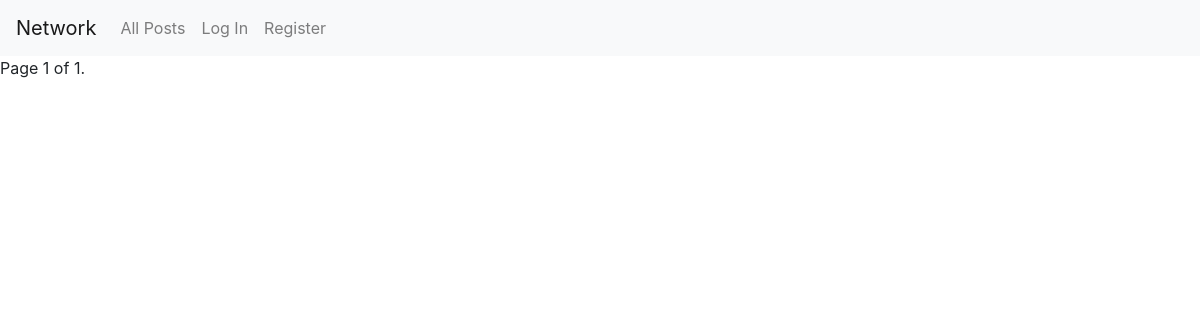
The app's page /, older data.
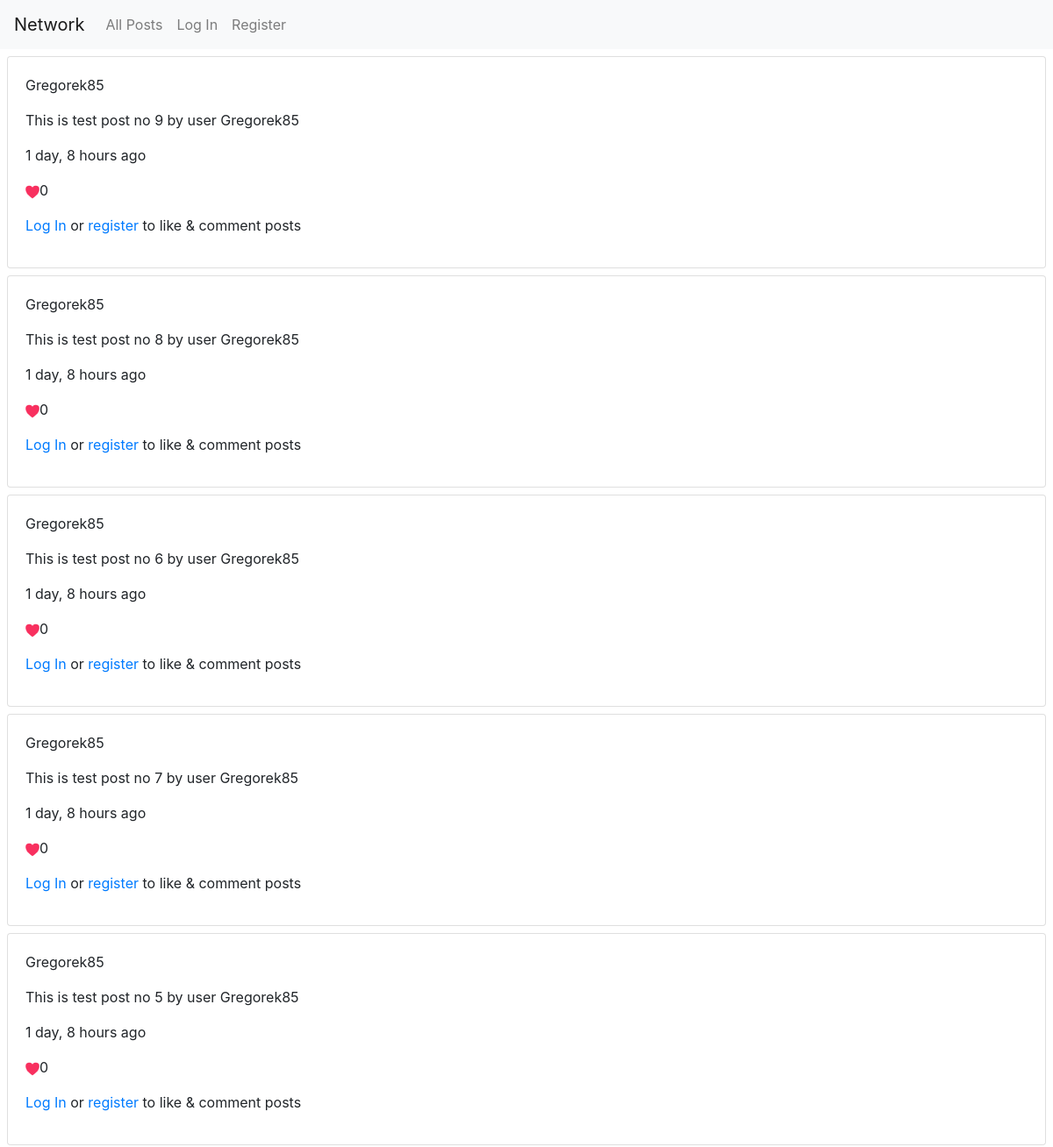
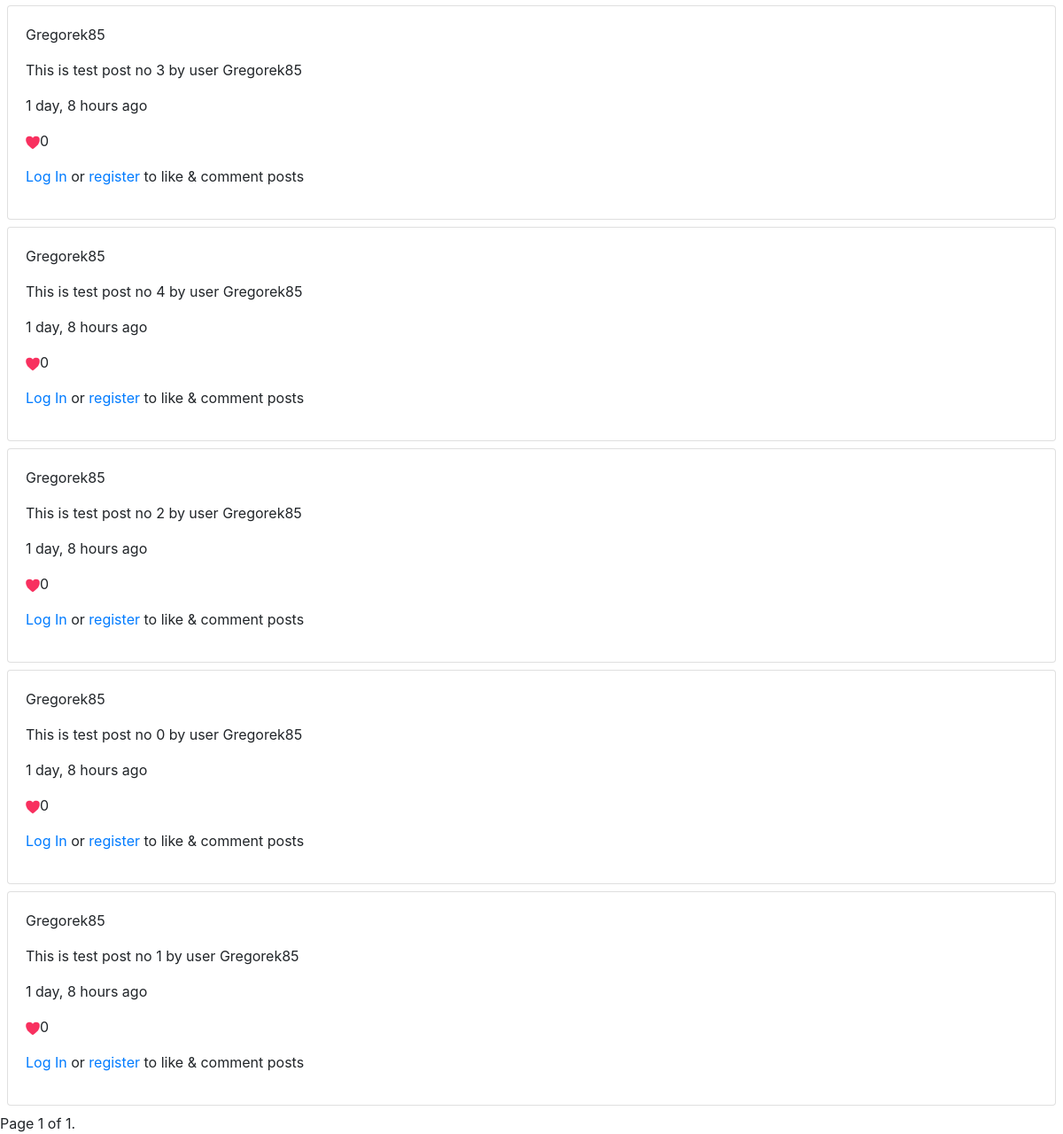
The same page, newer data (2 pictures, top to bottom).
### network/models.py (models this page shows, shortened)
class Post(models.Model):
    author = models.ForeignKey(
        User, on_delete=models.SET_NULL, null=True, related_name="posts"
    )
    content = models.TextField()
    liked_by = models.ManyToManyField(
        User, related_name="likes", blank=True, default=None
    )
    publication_datetime = models.DateTimeField(auto_now_add=True)
    modification_datetime = models.DateTimeField(auto_now=True)
    @property
    def no_of_likes(self):
        return self.liked_by.count()
    class Meta:
        ordering = ["-publication_datetime"]

class User(AbstractUser):
    following = models.ManyToManyField(
        "self", related_name="followed_by", symmetrical=False, default=None, blank=True
    )

### network/views.py (the view)
# urls.py: path("", views.index, name="index"),
def index(request):
    posts_list = Post.objects.all()
    return displayPosts(request, posts_list)

### network/views.py (called while the page is built)
def displayPosts(request, posts_list):
    page_obj = paginate_posts(request, posts_list)
    return render(request, "network/index.html", {"page_obj": page_obj})

def paginate_posts(request, posts_list):
    paginator = Paginator(posts_list, 10)  # Show 10 posts per page.
    page_number = request.GET.get("page")
    page_obj = paginator.get_page(page_number)
    return page_obj

### network/templates/network/index.html (shortened to what this page needs)
{% extends "network/layout.html" %}
{%load humanize%}
{% block body %}
<div class="flex-column">
{% for post in page_obj %}
<div class="flex-column card m-2">
<div class="card-body">
<p>{{post.author.username}}</p>
<p>{{ post.content }}</p>
<p>{{ post.publication_datetime|naturaltime}}</p>
<p><img {% if auth_tru %} class="like_btn" {%endif%} id="heart_{{post.pk}}" src="/static/network/heart.png">{{post.no_of_likes}}</p>
{% if auth_tru %}
<button id="edit_{{comment.pk}}" class="btn btn-outline-secondary btn-sm">Comment (TODO)</button>
{%else%}
<p><a class="link" href="{% url 'login' %}">Log In</a> or <a class="link" href="{% url 'register' %}">register</a> to like & comment posts</p>
{%endif%}
</div>
</div>
{% endfor %}
</div>
<span class="current">
    Page {{ page_obj.number }} of {{ page_obj.paginator.num_pages }}.
</span>
{% endblock %}

Row changes from the older to the newer data that the page shows:
added Post: author.username "Gregorek85", content "This is test post no 9 by user Gregorek85", publication_datetime "1 day, 8 hours ago", no_of_likes "0"
added Post: author.username "Gregorek85", content "This is test post no 8 by user Gregorek85", publication_datetime "1 day, 8 hours ago", no_of_likes "0"
added Post: author.username "Gregorek85", content "This is test post no 6 by user Gregorek85", publication_datetime "1 day, 8 hours ago", no_of_likes "0"
added Post: author.username "Gregorek85", content "This is test post no 7 by user Gregorek85", publication_datetime "1 day, 8 hours ago", no_of_likes "0"
added Post: author.username "Gregorek85", content "This is test post no 5 by user Gregorek85", publication_datetime "1 day, 8 hours ago", no_of_likes "0"
added Post: author.username "Gregorek85", content "This is test post no 3 by user Gregorek85", publication_datetime "1 day, 8 hours ago", no_of_likes "0"
added Post: author.username "Gregorek85", content "This is test post no 4 by user Gregorek85", publication_datetime "1 day, 8 hours ago", no_of_likes "0"
added Post: author.username "Gregorek85", content "This is test post no 2 by user Gregorek85", publication_datetime "1 day, 8 hours ago", no_of_likes "0"
added Post: author.username "Gregorek85", content "This is test post no 0 by user Gregorek85", publication_datetime "1 day, 8 hours ago", no_of_likes "0"
added Post: author.username "Gregorek85", content "This is test post no 1 by user Gregorek85", publication_datetime "1 day, 8 hours ago", no_of_likes "0"
